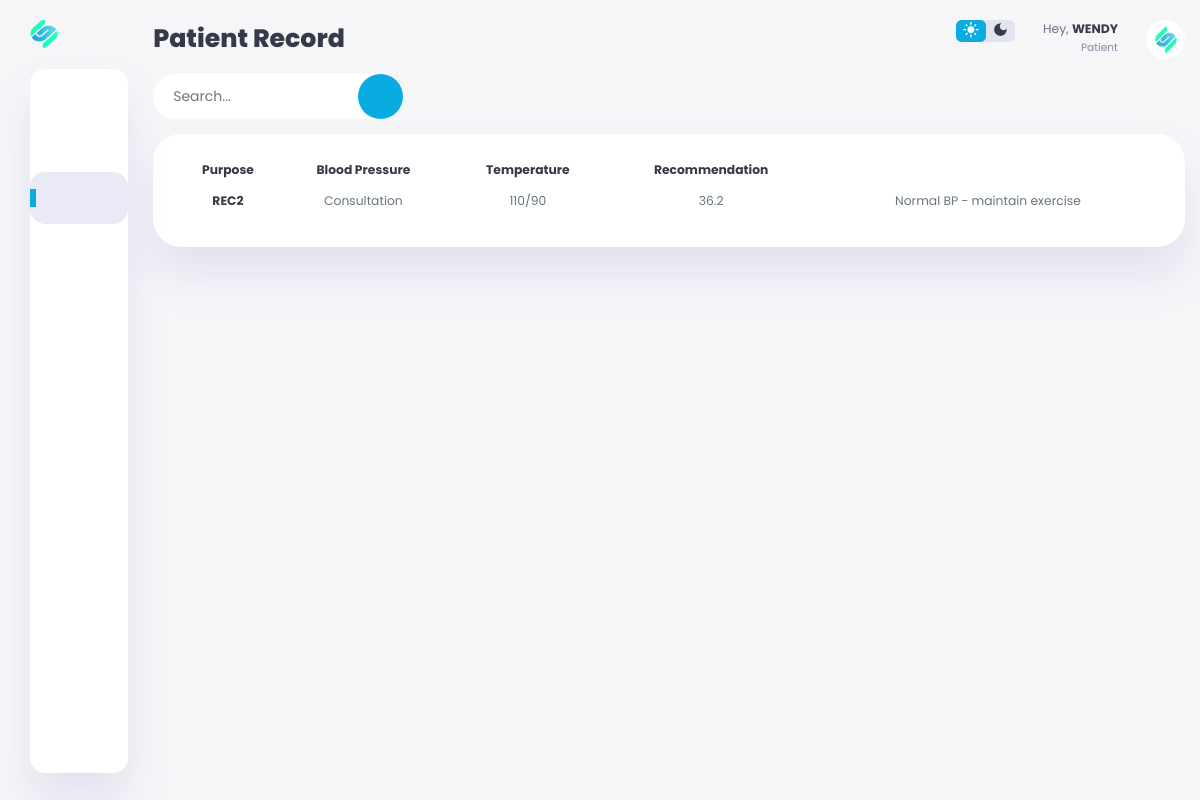
The page /patient/patientrecord.php (signed in) on the database its author committed.
### tables this page shows
CREATE TABLE `usertbl` (
  `UserID` varchar(11) NOT NULL,
  `Profile` varchar(255) NOT NULL,
  `UserType` varchar(255) NOT NULL,
  `FirstName` varchar(255) NOT NULL,
  `MiddleName` varchar(255) NOT NULL,
  `LastName` varchar(255) NOT NULL,
  `Sex` varchar(255) NOT NULL,
  `Birthday` date NOT NULL,
  `Address` varchar(255) NOT NULL,
  `ContactNumber` varchar(255) NOT NULL,
  `Username` varchar(255) NOT NULL,
  `Password` varchar(255) NOT NULL
);

CREATE TABLE `recordtbl` (
  `RecordNo` varchar(11) NOT NULL,
  `Date` date NOT NULL,
  `FirstName` varchar(255) NOT NULL,
  `LastName` varchar(255) NOT NULL,
  `Purpose` varchar(255) NOT NULL,
  `BloodPressure` varchar(255) NOT NULL,
  `Temperature` varchar(255) NOT NULL,
  `Recommendation` varchar(255) NOT NULL,
  `WorkerFirstName` varchar(255) NOT NULL,
  `WorkerLastName` varchar(255) NOT NULL
);

### patient/patientrecord.php (the view, shortened to what this page needs)
<?php
 include("config.php");
 $userid = $_SESSION['USER_ID'];
 $select = "select * from usertbl where UserID='$userid'";
 $info = mysqli_fetch_array(mysqli_query($conn, $select));
 $usertype = $info['UserType'];
 $fname = $info['FirstName'];
?>
<!DOCTYPE html>
<html lang="en">
<head>
    <link rel="stylesheet"
        href="https://maxst.icons8.com/vue-static/landings/line-awesome/line-awesome/1.3.0/css/line-awesome.min.css">
    <link rel="stylesheet" href="./assets/css/patientrecord.css?v=<?php echo time(); ?>">
</head>
<body>
    <div class="container">
        <aside>
            <div class="toggle">
                <div class="logo">
                    <img src="./assets/images/logo.png">
                </div>
            </div>
            <div class="sidebar">
                <a href="dashboard.php">
                </a>
                <a href="appointments.php">
                </a>
                <a href="patientrecord.php" class="active">
                </a>
                <a href="profile.php">
                </a>
                <a href="logout.php">
                </a>
            </div>
        </aside>
        <main>
            <div class="top-nav">
                <div class="title">
                    <h1>Patient Record</h1>
                </div>
                <div class="nav">
                <div class="dark-mode">
                    <span class="material-icons-sharp active">
                    </span>
                    <span class="material-icons-sharp">
                    </span>
                </div>
                <div class="profile">
                    <div class="info">
                        <p>Hey, <b><?php echo $fname ?></b></p>
                        <small class="text-muted"><?php echo $usertype ?></small>
                    </div>
                    <div class="profile-photo">
                        <img src="./assets/images/profile.png">
                    </div>
                </div>
            </div>
        </div>
        <div class="main-body">
            <div class="history-header">
                <div class="search_wrap search_wrap_3">
                    <div class="search_box">
                        <input type="text" class="input" placeholder="Search...">
                        <div class="btn btn_common">
                        </div>
                    </div>
                </div>
                <div class="filter">
                </div>
            </div>
                <table>
                    <thead>
                        <tr>
                            <th>Purpose</th>
                            <th>Blood Pressure</th>
                            <th>Temperature</th>
                            <th>Recommendation</th>
                        </tr>
                    </thead>
                    <tbody>
                        <?php
                           $fname = $_SESSION["USER_FNAME"];
                           $lname = $_SESSION["USER_LNAME"];
                           $select = "select * from recordtbl where FirstName='$fname' and LastName='$lname'";
                           $result = mysqli_query($conn,$select);
                           if ($result) {
                              while ($row = mysqli_fetch_assoc($result)) {
                                  $id = $row['RecordNo'];
                                  $progname = $row['Purpose'];
                                  $bp = $row['BloodPressure'];
                                  $temp = $row['Temperature'];
                                  $recommend = $row['Recommendation'];
                                  ?>
                        <tr>
                            <th scope="row"><?php echo $id ?></th>
                            <td><?php echo $progname ?></td>
                            <td><?php echo $bp ?></td>
                            <td><?php echo $temp ?></td>
                            <td><?php echo $recommend ?></td>
                        </tr>
                        <?php   }
                           }?>
                    </tbody>
                </table>
            </div>
        </main>
</body>
</html>

### rows shown on the page
usertbl: FirstName "WENDY", UserType "Patient"
recordtbl: RecordNo "REC2", Purpose "Consultation", BloodPressure "110/90", Temperature "36.2", Recommendation "Normal BP - maintain exercise"
